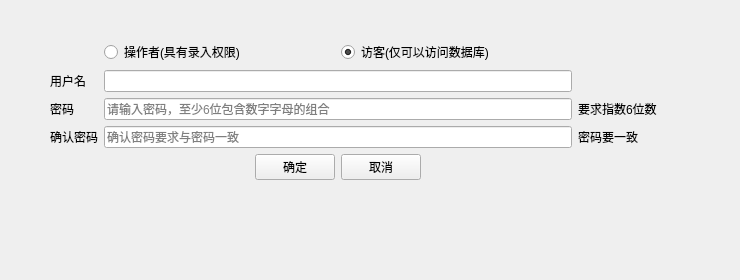
<?xml version="1.0" encoding="UTF-8"?>
<ui version="4.0">
 <class>Form</class>
 <widget class="QWidget" name="Form">
  <property name="geometry">
   <rect>
    <x>0</x>
    <y>0</y>
    <width>740</width>
    <height>280</height>
   </rect>
  </property>
  <property name="windowTitle">
   <string>新增用户</string>
  </property>
  <widget class="QWidget" name="gridLayoutWidget">
   <property name="geometry">
    <rect>
     <x>50</x>
     <y>40</y>
     <width>607</width>
     <height>144</height>
    </rect>
   </property>
   <layout class="QGridLayout" name="gridLayout">
    <item row="3" column="0">
     <widget class="QLabel" name="label_2">
      <property name="text">
       <string>用户名</string>
      </property>
     </widget>
    </item>
    <item row="4" column="3">
     <widget class="QLabel" name="label_5">
      <property name="text">
       <string>要求指数6位数</string>
      </property>
     </widget>
    </item>
    <item row="5" column="3">
     <widget class="QLabel" name="label_6">
      <property name="text">
       <string>密码要一致</string>
      </property>
     </widget>
    </item>
    <item row="3" column="3">
     <widget class="QLabel" name="label">
      <property name="text">
       <string/>
      </property>
     </widget>
    </item>
    <item row="5" column="0">
     <widget class="QLabel" name="label_4">
      <property name="text">
       <string>确认密码</string>
      </property>
     </widget>
    </item>
    <item row="5" column="2">
     <widget class="QLineEdit" name="input_password2">
      <property name="echoMode">
       <enum>QLineEdit::Password</enum>
      </property>
      <property name="placeholderText">
       <string>确认密码要求与密码一致</string>
      </property>
     </widget>
    </item>
    <item row="4" column="0">
     <widget class="QLabel" name="label_3">
      <property name="text">
       <string>密码</string>
      </property>
     </widget>
    </item>
    <item row="0" column="2">
     <layout class="QHBoxLayout" name="horizontalLayout_2">
      <item>
       <widget class="QRadioButton" name="radio_manager">
        <property name="text">
         <string>操作者(具有录入权限)</string>
        </property>
       </widget>
      </item>
      <item>
       <widget class="QRadioButton" name="radio_visitor">
        <property name="text">
         <string>访客(仅可以访问数据库)</string>
        </property>
        <property name="checked">
         <bool>true</bool>
        </property>
       </widget>
      </item>
     </layout>
    </item>
    <item row="6" column="2">
     <layout class="QHBoxLayout" name="horizontalLayout">
      <item>
       <spacer name="horizontalSpacer">
        <property name="orientation">
         <enum>Qt::Horizontal</enum>
        </property>
        <property name="sizeHint" stdset="0">
         <size>
          <width>40</width>
          <height>20</height>
         </size>
        </property>
       </spacer>
      </item>
      <item>
       <widget class="QPushButton" name="btn_add_ok">
        <property name="text">
         <string>确定</string>
        </property>
       </widget>
      </item>
      <item>
       <widget class="QPushButton" name="btn_add_cancle">
        <property name="text">
         <string>取消</string>
        </property>
       </widget>
      </item>
      <item>
       <spacer name="horizontalSpacer_2">
        <property name="orientation">
         <enum>Qt::Horizontal</enum>
        </property>
        <property name="sizeHint" stdset="0">
         <size>
          <width>40</width>
          <height>20</height>
         </size>
        </property>
       </spacer>
      </item>
     </layout>
    </item>
    <item row="3" column="2">
     <widget class="QLineEdit" name="input_username"/>
    </item>
    <item row="4" column="2">
     <widget class="QLineEdit" name="input_password">
      <property name="echoMode">
       <enum>QLineEdit::Password</enum>
      </property>
      <property name="placeholderText">
       <string>请输入密码，至少6位包含数字字母的组合</string>
      </property>
     </widget>
    </item>
   </layout>
  </widget>
 </widget>
 <resources/>
 <connections/>
</ui>
